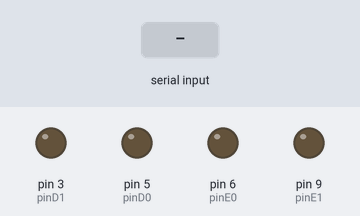
Recording of a sketch running on a simulated Arduino Uno, built with avr-gcc and run on an emulated ATmega328P. Parts: output pins drawn as LEDs (lit = HIGH). The test bench sets the inputs (shaded band).

Above: at 1.2 s.
1.3 s: "E" received over Serial
At 2.3 s:
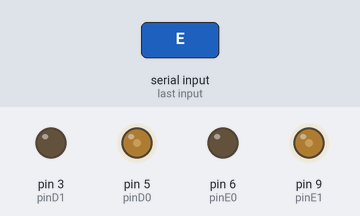
2.8 s: "D" received over Serial
At 3.4 s:
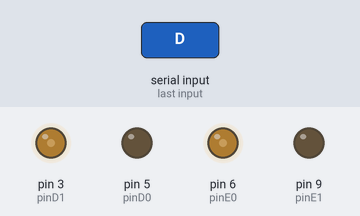
4.3 s: "F" received over Serial
At 4.6 s:
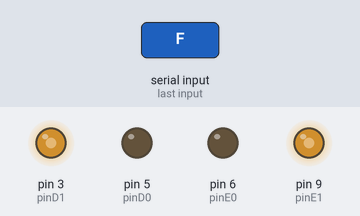
5.8 s: "T" received over Serial
At 6.9 s:
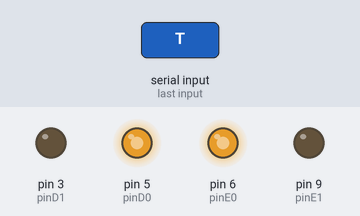
Timing chart, 0 to 8.3 s (numbered marks = the images above; inputs shaded):
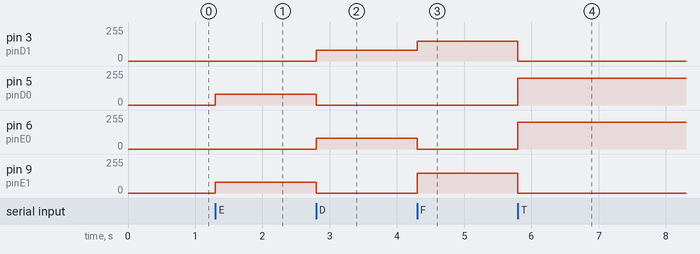

Measured:
- after the input at 1.3 s, pin 5 (pinD0), pin 9 (pinE1): 0/255 → 80/255 at once
- after the input at 2.8 s, pin 3 (pinD1), pin 6 (pinE0): 0/255 → 80/255 at once; pin 5 (pinD0), pin 9 (pinE1): 80/255 → 0/255 at once
- after the input at 4.3 s, pin 3 (pinD1): 80/255 → 150/255 at once; pin 6 (pinE0): 80/255 → 0/255 at once; pin 9 (pinE1): 0/255 → 150/255 at once
- after the input at 5.8 s, pin 3 (pinD1), pin 9 (pinE1): 150/255 → 0/255 at once; pin 5 (pinD0), pin 6 (pinE0): 0/255 → 200/255 at once

The sketch:

meucar.ino
```cpp
//Define Pins

int pinD1 = 3;
int pinD0 = 5;

//int enableB = 7;
int pinE1 = 9;
int pinE0 = 6;

//Define Run variable
boolean run;
void setup() {

 //pinMode(enableA, OUTPUT);
 pinMode(pinD1, OUTPUT);
 pinMode(pinD0, OUTPUT);

 //pinMode(enableB, OUTPUT);
 pinMode(pinE1, OUTPUT);
 pinMode(pinE0, OUTPUT);
 Serial.begin(19200);
 run = true;

}

//command sequence
void loop() {

 if(run)
 {
   if(Serial.available()){
    char pRec = Serial.read();
  if(pRec == 'E'){
    esquerda();
  }else if(pRec == 'D'){
    direita();
 }else if(pRec == 'F'){
parafrente();
}else if(pRec == 'T'){
  paratras();
}else{
desliga();
}


 //run = false;
 }

}}


 void desliga()
 {
 analogWrite(pinD1, 0);
 analogWrite(pinD0, 0);
 analogWrite(pinE1, 0);
 analogWrite(pinE0, 0);
 }

void parafrente()
{
 analogWrite(pinD1, 150);
 analogWrite(pinD0, 0);
 analogWrite(pinE1, 150);
 analogWrite(pinE0, 0);
}

void paratras()
{
 analogWrite(pinD1, 0);
 analogWrite(pinD0, 200);
 analogWrite(pinE1, 0);
 analogWrite(pinE0, 200);
}


//coasting and braking
void esquerda()
{
 analogWrite(pinD1, 0);
 analogWrite(pinD0, 80);
 analogWrite(pinE1, 80);
 analogWrite(pinE0, 0);
}

void direita()
{
 analogWrite(pinD1, 80);
 analogWrite(pinD0, 0);
 analogWrite(pinE1, 0);
 analogWrite(pinE0, 80);
}


void stopf()
{
 analogWrite(pinD1, 0);
 analogWrite(pinD0, 50);
 analogWrite(pinE1, 0);
 analogWrite(pinE0, 50);
}

void stopt()
{
 analogWrite(pinD1, 200);
 analogWrite(pinD0, 0);
 analogWrite(pinE1, 200);
 analogWrite(pinE0, 0);
}
```
